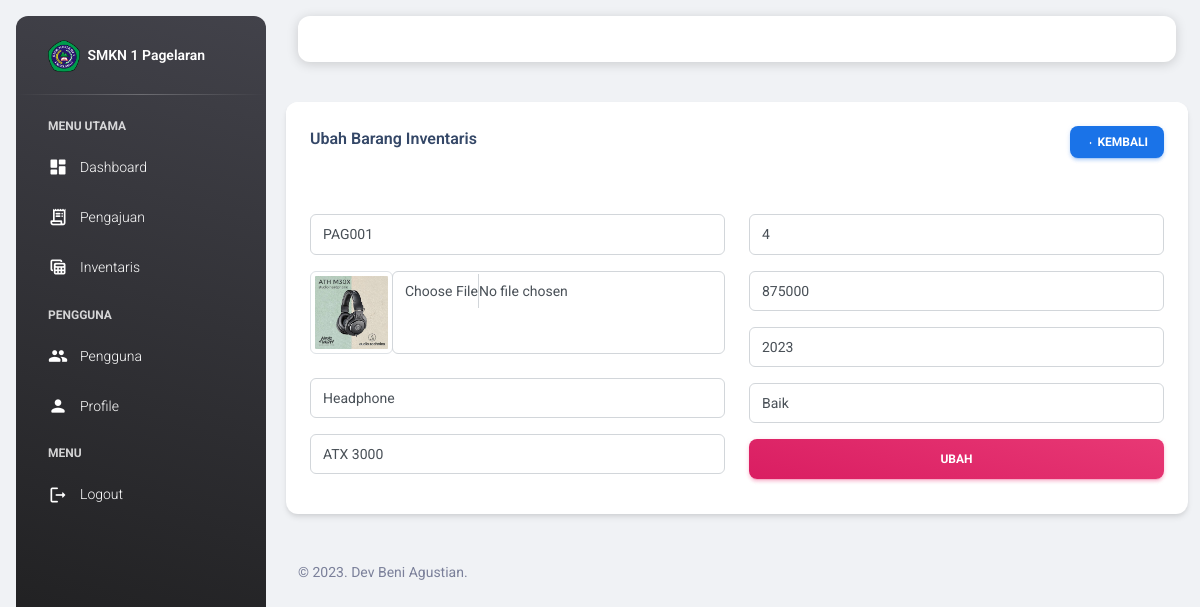
/view_inventaris/inventaris_edit.php?id_inventaris=2 (signed in), run on the app's committed database.
### tables this page shows
CREATE TABLE `inventaris` (
  `id_inventaris` int(11) NOT NULL,
  `kode` varchar(100) NOT NULL,
  `nama_barang` varchar(255) NOT NULL,
  `merk` varchar(255) NOT NULL,
  `qty` int(11) NOT NULL,
  `harga` int(11) NOT NULL,
  `gambar` varchar(255) NOT NULL,
  `tahun_perolehan` varchar(100) NOT NULL,
  `id_kondisi` int(11) NOT NULL,
  `date_created` date NOT NULL,
  `is_active` int(11) NOT NULL
);

CREATE TABLE `kondisi` (
  `id_kondisi` int(11) NOT NULL,
  `kondisi` varchar(100) NOT NULL
);

### functions.php (called while the page is built, shortened)
<?php
$conn = mysqli_connect("localhost", "root", "", "db_siib");
function query($query)
{
    global $conn;
    $result = mysqli_query($conn, $query);
    $rows = [];
    while ($row = mysqli_fetch_assoc($result)) {
        $rows[] = $row;
    }
    return $rows;
}

### view_inventaris/inventaris_edit.php (the view, shortened to what this page needs)
<?php
include "../templates/header.php";
$id = $_GET["id_inventaris"];
$i = query(
    "SELECT * FROM inventaris
    INNER JOIN kondisi ON inventaris.id_kondisi = kondisi.id_kondisi
    WHERE id_inventaris = $id"
)[0];
?>
<div class="row mb-4">
    <div class="col-12 col-md-12">
        <div class="card">
            <div class="card-header pb-0">
                <div class="row">
                    <div class="col-lg-6 col-7">
                        <h6>Ubah Barang Inventaris</h6>
                    </div>
                    <div class="col-lg-6 col-5 my-auto text-end">
                        <a href="inventaris.php" class="btn btn-sm btn-info text-white"><i
                                class="material-icons opacity-10">arrow_left</i> Kembali</a>
                    </div>
                </div>
            </div>
            <div class="card-body pb-4">
                <form role="form" class="text-start" method="POST" action="" enctype="multipart/form-data">
                    <div class="row">
                        <div class="col-12 col-md-6">
                            <div class="input-group input-group-outline my-3">
                                <input type="text" class="form-control" name="kode" value="<?= $i["kode"]; ?>">
                            </div>
                            <div class="input-group input-group-outline mb-4">
                                <img src="../assets/img/barang/<?= $i["gambar"] ?>" class="img-thumbnail w-20">
                                <input type="file" class="form-control" name="gambar">
                            </div>
                            <div class="input-group input-group-outline my-3">
                                <input type="text" class="form-control" name="nama_barang"
                                    value="<?= $i["nama_barang"]; ?>">
                            </div>
                            <div class="input-group input-group-outline mb-3">
                                <input type="text" class="form-control" name="merk" value="<?= $i["merk"]; ?>">
                            </div>
                        </div>
                        <div class="col-12 col-md-6">
                            <div class="input-group input-group-outline my-3">
                                <input type="number" class="form-control" name="qty" value="<?= $i["qty"]; ?>">
                            </div>
                            <div class="input-group input-group-outline mb-3">
                                <input type="number" class="form-control" name="harga" value="<?= $i["harga"]; ?>">
                            </div>
                            <div class="input-group input-group-outline my-3">
                                <input type="number" class="form-control" name="tahun_perolehan"
                                    value="<?= $i["tahun_perolehan"]; ?>">
                            </div>
                            <div class="input-group input-group-outline my-3">
                                <select class="form-select form-control" name="id_kondisi" required>
                                    <option value="<?= $i["id_kondisi"]; ?>"><?= $i["kondisi"]; ?></option>
                                </select>
                            </div>
                            <div class="text-center">
                                <button type="submit" class="btn bg-gradient-primary w-100 mb-2"
                                    name="edit_inventaris">Ubah</button>
                            </div>
                        </div>
                    </div>
                </form>
            </div>
        </div>
    </div>
</div>
<?php
include "../templates/footer.php";
?>

### data on the page
inventaris: kode "PAG001", gambar (picture), nama_barang "Headphone", merk "ATX 3000", qty "4", harga "875000", tahun_perolehan "2023", id_kondisi "Baik"
